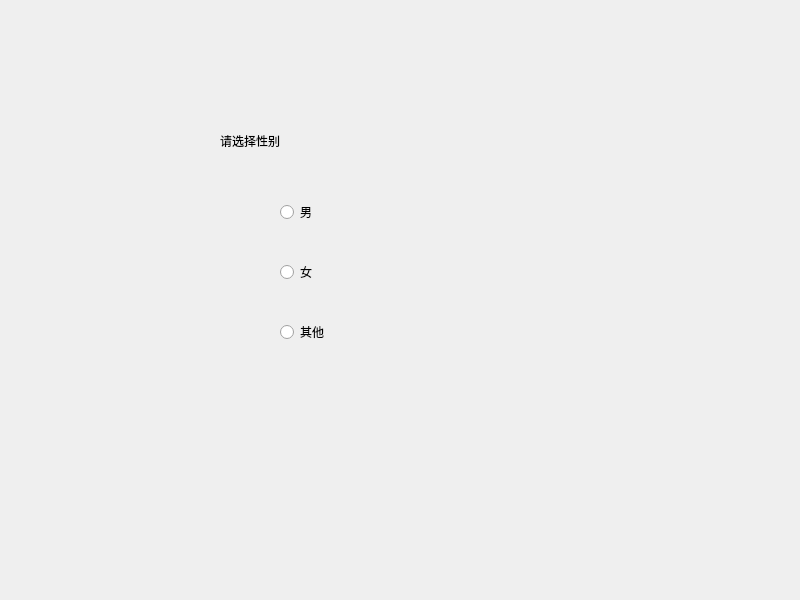
<?xml version="1.0" encoding="UTF-8"?>
<ui version="4.0">
 <class>Widget</class>
 <widget class="QWidget" name="Widget">
  <property name="geometry">
   <rect>
    <x>0</x>
    <y>0</y>
    <width>800</width>
    <height>600</height>
   </rect>
  </property>
  <property name="windowTitle">
   <string>Widget</string>
  </property>
  <widget class="QRadioButton" name="man">
   <property name="geometry">
    <rect>
     <x>280</x>
     <y>200</y>
     <width>134</width>
     <height>24</height>
    </rect>
   </property>
   <property name="text">
    <string>男</string>
   </property>
  </widget>
  <widget class="QRadioButton" name="woman">
   <property name="geometry">
    <rect>
     <x>280</x>
     <y>260</y>
     <width>134</width>
     <height>24</height>
    </rect>
   </property>
   <property name="text">
    <string>女</string>
   </property>
  </widget>
  <widget class="QRadioButton" name="other">
   <property name="geometry">
    <rect>
     <x>280</x>
     <y>320</y>
     <width>134</width>
     <height>24</height>
    </rect>
   </property>
   <property name="text">
    <string>其他</string>
   </property>
  </widget>
  <widget class="QLabel" name="label">
   <property name="geometry">
    <rect>
     <x>220</x>
     <y>110</y>
     <width>311</width>
     <height>61</height>
    </rect>
   </property>
   <property name="text">
    <string>请选择性别</string>
   </property>
  </widget>
 </widget>
 <resources/>
 <connections/>
</ui>
